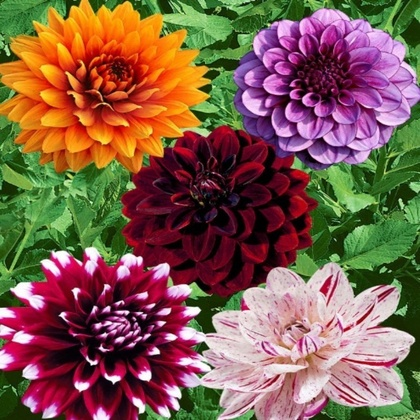
%> input picture cicek.jpg, 420 x 420 px, shrunk from 800 x 800 before the run
$ octave powertransform.m   (GNU Octave 9; MATLAB toolbox functions it lacks are replaced by stand-ins)
%> lines starting %> are read from the running program, lines starting %| are printed output that depends on the picture
%power transform of an image
%power transform is s = c*r^(gama)
a = imread('C:\Users\bengisu\Desktop\cicek.jpg');
%> a is the input picture: size 420x420x3 uint8; mean R, G, B 129.4, 92.5, 76.6
a = rgb2gray(a); %renkli bir resim ise griye cevirmeliyiz
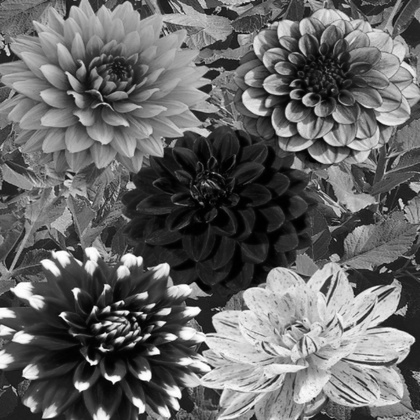
%> a: size 420x420 uint8; min 0, max 255, mean 101.7
adouble = im2double(a);
s = adouble;
[r,m] = size(adouble);
%> r = 420; m = 420
gama =25;
c=5; %if this value becomes lower, the color of the image becomes lighter
for i=1:r
    for j=1:m
        y(i,j) = c*adouble(i,j)^gama;
    end
end
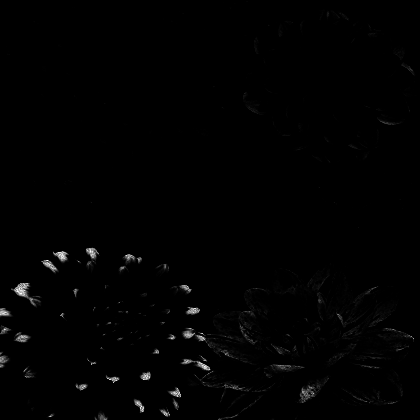
%> y: size 420x420 double; min 0, max 5, mean 0.0385; drawn with min black and max white
imshow(y);
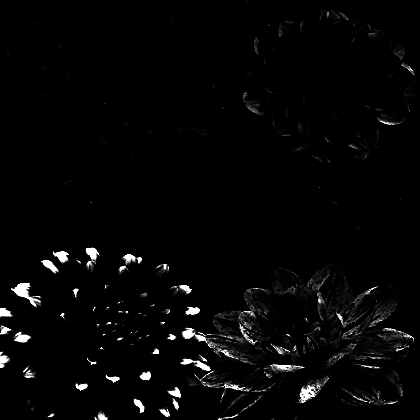
%> displayed picture: size 420x420, on the screen's scale of 0 to 255; min 0, max 255, mean 6.2
